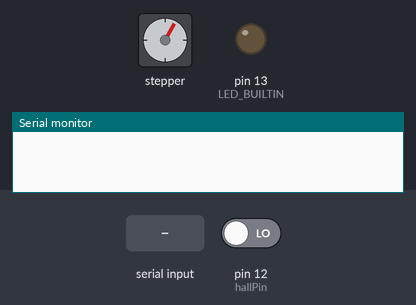
The sketch below on a simulated Arduino Uno, built with avr-gcc and run on an emulated ATmega328P. Parts: stepper motor, output pins drawn as LEDs (lit = HIGH), the last lines printed to the serial monitor. Inputs (shaded band) come from the test bench; at power-on: pin 12 (hallPin) LOW. Stepper angles assume 2048 steps per turn.

Above: at 0.8 s.
0.9 s: pin 12 (hallPin) driven HIGH
At 1.2 s:
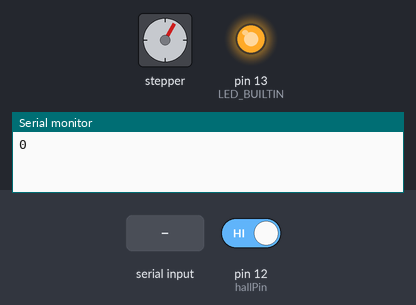
2.4 s: "1" received over Serial
At 3.3 s:
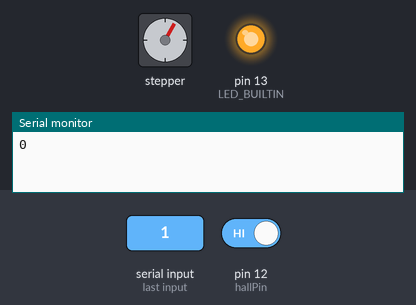
5.4 s: pin 12 (hallPin) driven LOW
At 5.8 s:
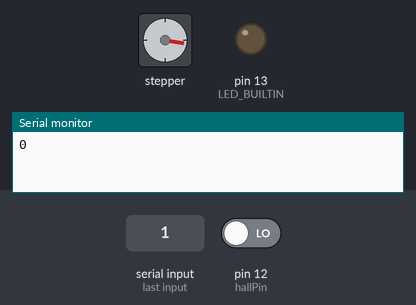
6.9 s: "0" received over Serial
At 7.9 s:
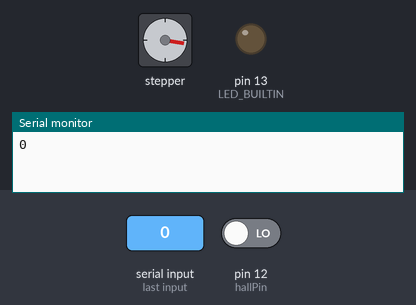
9.9 s: pin 12 (hallPin) driven HIGH
At 10.5 s:
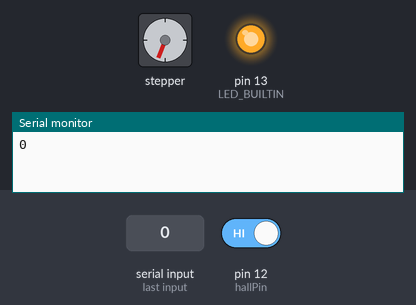
11.4 s: "1" received over Serial
At 12.1 s:
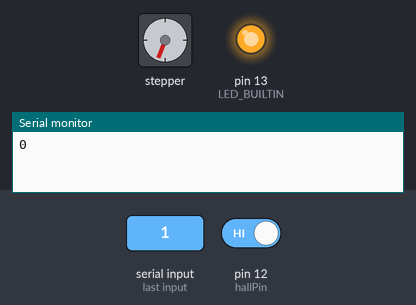
Timing chart, 0 to 61.9 s (numbered marks = the images above; inputs shaded):
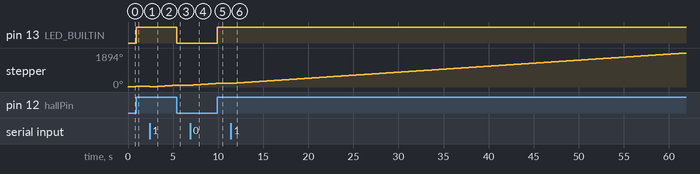

Measured:
- after the input at 0.9 s, pin 13 (LED_BUILTIN): LOW → HIGH at once; stepper: goes on until 0.9 s, then stays 30°
- after the input at 2.4 s, stepper: turns 29° counter-clockwise in 0.00 s, then 98° clockwise in 2.9 s
- after the input at 5.4 s, pin 13 (LED_BUILTIN): HIGH → LOW at once; stepper: goes on until 5.4 s, then stays 100°
- after the input at 6.9 s, stepper: keeps turning clockwise at about 34°/s, starting at once
- after the input at 9.9 s, pin 13 (LED_BUILTIN): LOW → HIGH at once; stepper: goes on until 9.9 s, then stays 201°
- after the input at 11.4 s, stepper: keeps turning clockwise at about 34°/s, starting after 0.05 s

The sketch:

calibration.ino
```cpp
// Include the AccelStepper Library
#include <AccelStepper.h>

// Define step constant
#define MotorInterfaceType 4

// Creates an instance
// Pins entered in sequence IN1-IN3-IN2-IN4 for proper step sequence
AccelStepper myStepper(MotorInterfaceType, 8, 10, 9, 11);

const int flapCount = 44;
const int stepperSteps = 2048; // specific to my model of 28BYJ-48
const long stepsPerFlap = stepperSteps / flapCount;

const int hallPin = 12; // initializing a pin for the sensor output

// the setup function runs once when you press reset or power the board
void setup()
{
  // initialize digital pin LED_BUILTIN as an output.
  pinMode(LED_BUILTIN, OUTPUT);
  pinMode(hallPin, INPUT);

  Serial.begin(9600);

  myStepper.setMaxSpeed(1000.0);
  myStepper.setAcceleration(50.0);
  myStepper.setSpeed(200);
  myStepper.setCurrentPosition(0);

  calibrate();
}

void calibrate()
{
  bool initialState = hallState();
  moveUntil(!initialState);
  if (initialState == HIGH)
  {
    myStepper.setCurrentPosition(stepperSteps / 2);
  }
  else
  {
    myStepper.setCurrentPosition(0);
  }
  Serial.println(myStepper.currentPosition());
}

bool hallState()
{
  bool val = digitalRead(hallPin);
  digitalWrite(LED_BUILTIN, val);
  return val;
}

void moveUntil(bool state)
{
  while (hallState() != state)
  {
    myStepper.setSpeed(200);
    myStepper.move(100);
    myStepper.run();
  }
  myStepper.setSpeed(0);
}

void moveToStep(int step)
{
  myStepper.setSpeed(200);
  myStepper.moveTo(step * stepsPerFlap);
  myStepper.run();
}

// the loop function runs over and over again forever
void loop()
{
  if (Serial.available() > 0)
  {
    char value = Serial.read();
    if (value != '0' && value != '1')
    {
      return;
    }
    bool on = value == '0';
    moveUntil(on);
  }
}
```
